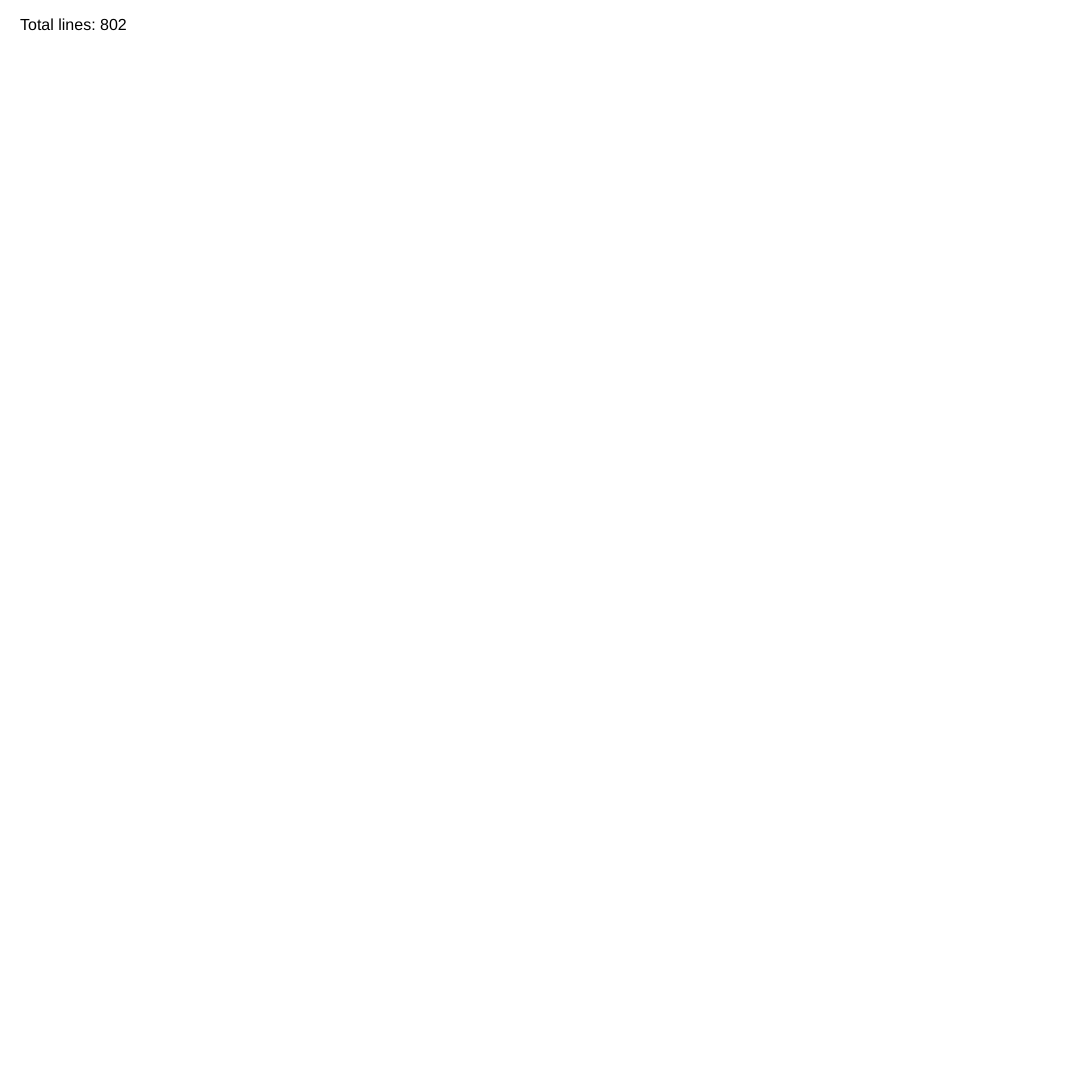
Frame 1 (no input)
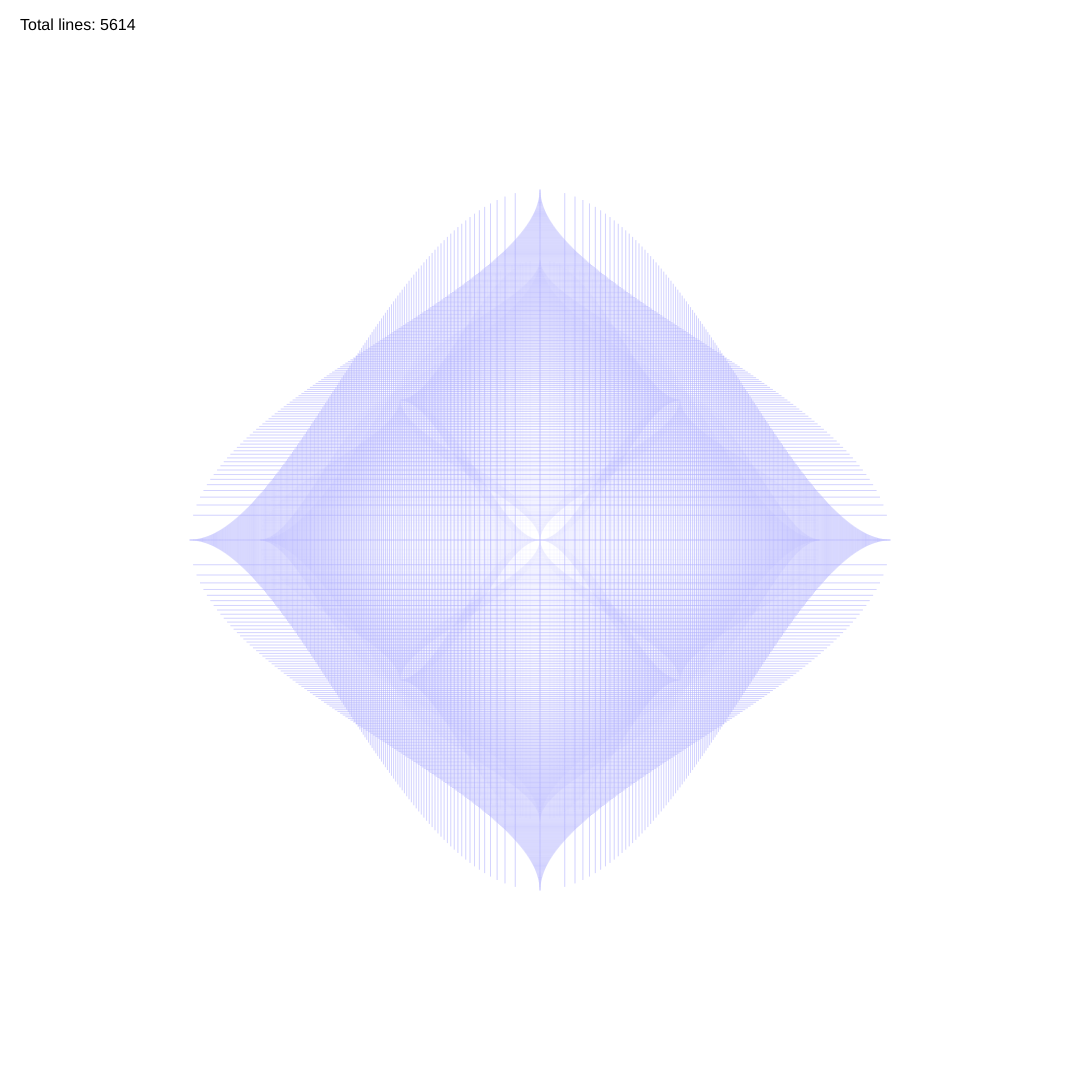
Frame 60 (no input)
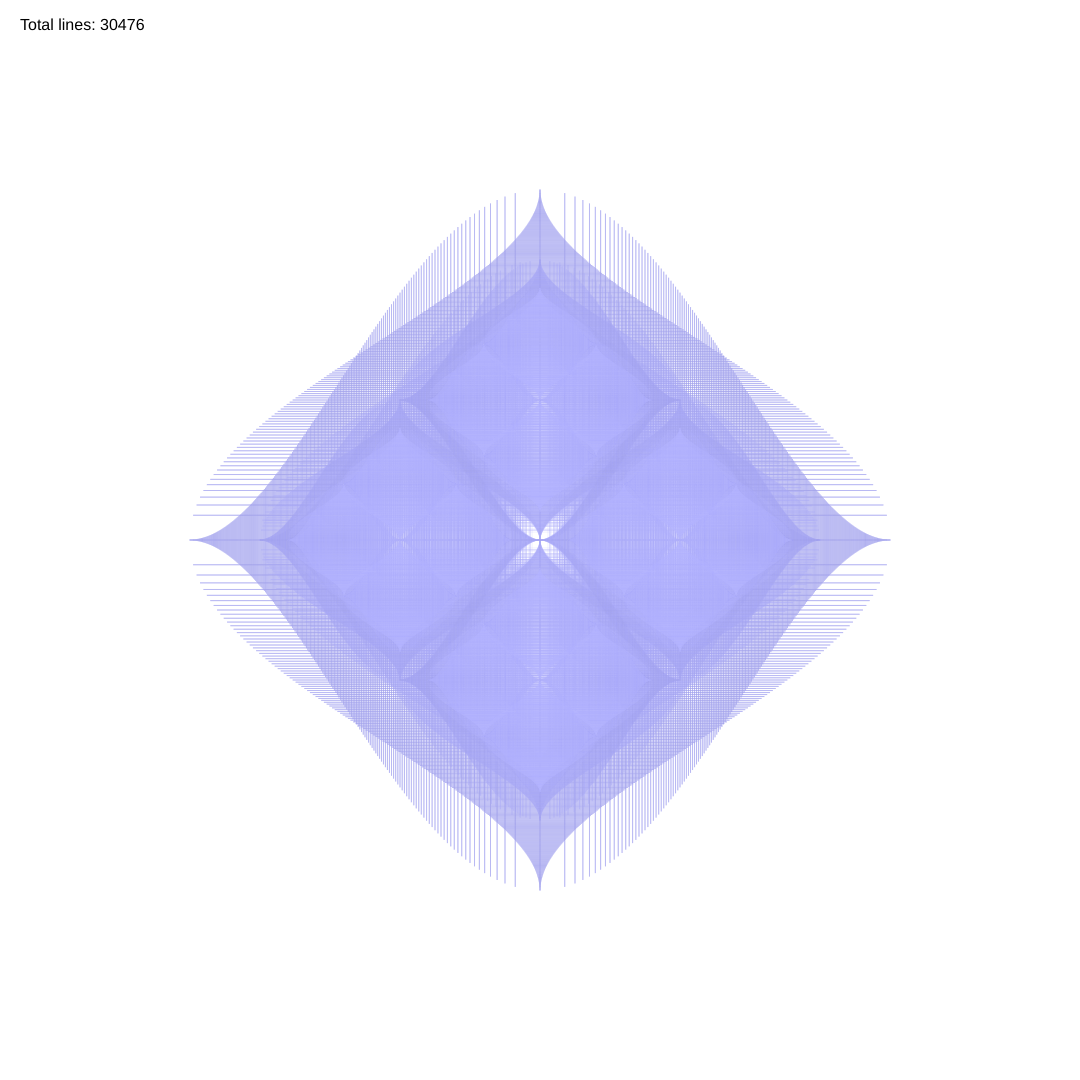
Frame 120 (the mouse pressed at the canvas centre since frame 60)

The p5.js sketch that drew these frames (run headless with seeded random() and noise() and a simulated clock; from frame 60 on, the mouse is pressed at the canvas centre):

// p5.js sketch
// ── sketch.js
let lineCount = 0;
let baseHue = 240;
let currentDepth = 0;
let progress = 0;
let generationSpeed = 0.02; // Adjust this to control generation speed

function setup() {
  createCanvas(1080, 1080);
  colorMode(HSB, 360, 100, 100, 100);
  background(255);
  loop();
}

function draw() {
  background(255);
  translate(width/2, height/2);
  
  lineCount = 0;
  drawProgressivePattern(0, 0, 350, 6, progress);
  
  // Update progress
  progress += generationSpeed;
  
  // Display line count
  push();
  fill(0, 0, 0);
  noStroke();
  textSize(16);
  textAlign(LEFT);
  text(`Total lines: ${lineCount}`, -width/2 + 20, -height/2 + 30);
  pop();
}

function drawProgressivePattern(x, y, size, maxDepth, currentProgress) {
  // Calculate which depth we're currently revealing
  let currentDepth = floor(currentProgress);
  let depthProgress = currentProgress % 1;
  
  if (currentDepth > maxDepth) return;
  
  for (let d = 0; d <= min(currentDepth, maxDepth); d++) {
    let alpha = d < currentDepth ? 50 : 50 * depthProgress;
    drawDepthLayer(x, y, size, d, alpha);
  }
}

function drawDepthLayer(x, y, size, depth, alpha) {
  if (size < 1) return;
  
  let saturation = map(depth, 0, 255, 30, 100);
  let brightness = map(depth, 0, 5, 100, 70);
  stroke(baseHue, saturation, brightness, alpha);
  
  let steps = 200;
  for (let i = -steps; i <= steps; i++) {
    let t = i / steps;
    let distortion = pow(abs(t), 0.5) * sign(t);
    let x1 = x + (distortion * size);
    
    // Vertical lines
    let startY = y - size * pow(1 - abs(t), 2);
    let endY = y + size * pow(1 - abs(t), 2);
    line(x1, startY, x1, endY);
    lineCount++;
    
    // Horizontal lines
    let y1 = y + (distortion * size);
    let startX = x - size * pow(1 - abs(t), 2);
    let endX = x + size * pow(1 - abs(t), 2);
    line(startX, y1, endX, y1);
    lineCount++;
  }
  
  // Recursive calls
  let newSize = size * 0.8;
  if (depth > 0) {
    drawDepthLayer(x, y, newSize, depth - 1, alpha);
    drawDepthLayer(x + newSize/2, y, newSize/2, depth - 1, alpha);
    drawDepthLayer(x - newSize/2, y, newSize/2, depth - 1, alpha);
    drawDepthLayer(x, y + newSize/2, newSize/2, depth - 1, alpha);
    drawDepthLayer(x, y - newSize/2, newSize/2, depth - 1, alpha);
  }
}

function sign(x) {
  return x > 0 ? 1 : x < 0 ? -1 : 0;
}
